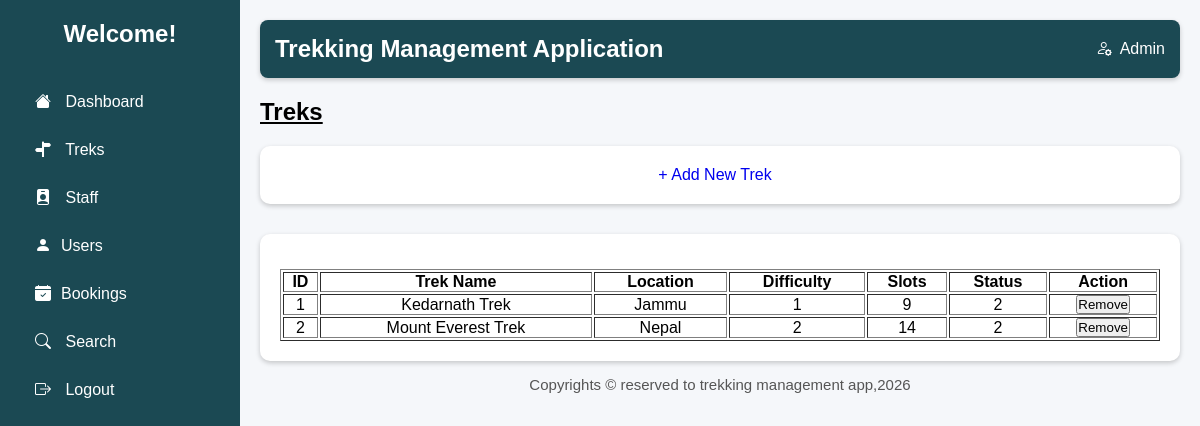
Page /manage_trek on the committed database.
### models.py (models this page shows)
class TrekDetails(db.Model):
    __tablename__='trek_details'
    trek_id=db.Column(db.Integer,primary_key=True,autoincrement=True)
    staff_id=db.Column(db.Integer,db.ForeignKey('trek_staff.staff_id'))
    trek_name=db.Column(db.String(100),nullable=False)
    location=db.Column(db.String(50),nullable=False)
    difficulty=db.Column(db.Integer,nullable=False) #0:'Easy',1:'Moderate',2:'Hard'
    duration_days=db.Column(db.Integer,nullable=False)
    available_slots=db.Column(db.Integer,nullable=False)
    start_date=db.Column(db.Date,nullable=False)
    end_date=db.Column(db.Date,nullable=False)
    status=db.Column(db.Integer,nullable=False) #0:Pending,1:Approved,2:Open,3:Closed,4:Completed
    description=db.Column(db.String)

### app.py (the view)
@app.route("/manage_trek")
def admin_mng_trek():
    trek_info=TrekDetails.query.all()
    return render_template("admin_manage_treks.html",trek_list=trek_info)

### templates/admin_manage_treks.html (shortened to what this page needs)
<!DOCTYPE html>
<html lang="en">
<head>
    <link rel="stylesheet" href="../static/main.css">
    <link rel="stylesheet" href="https://cdn.jsdelivr.net/npm/bootstrap-icons@1.11.3/font/bootstrap-icons.min.css">
</head>
<body>
    <div class="container">
        <div class="sidebar">
            <h2>Welcome!</h2>
          <ul>
                <li><a href="{{url_for('admin_dash')}}"><i class="bi bi-house-fill"></i> Dashboard</a></li>
                <li><a href="{{url_for('admin_mng_trek')}}"><i class="bi bi-signpost-split-fill"></i> Treks</a></li>
                <li><a href="{{url_for('admin_mng_staff')}}"><i class="bi bi-person-badge-fill"></i> Staff</a></li>
                <li><a href="{{url_for('admin_users')}}"><i class="bi bi-person-fill"></i>Users</a></li>
                <li><a href="{{url_for('admin_mng_bookings')}}"><i class="bi bi-calendar-check-fill"></i>Bookings</a></li>
               <li><a href="{{url_for('search')}}"><i class="bi bi-search"></i> Search</a></li>
                <li><a href="{{url_for('signin')}}"><i class="bi bi-box-arrow-right"></i> Logout</a></li>
            </ul>
        </div>
        <div class="main">
             <header>
                <h2>Trekking Management Application</h2>
                <div class="admin">
                    <i class="bi bi-person-gear"></i>
                     <span>Admin</span>
                </div>
            </header>
             <h2 class="title"><u>Treks</u></h2>
             <div class="card">
                <a href="{{url_for('admin_modify')}}" class="btn-add-trek">+ Add New Trek</a>
             </div>
             <div class="table-box">
             <table border="1">
                <tr>
                    <th>ID</th>
                    <th colspan="2">Trek Name</th>
                    <th>Location</th>
                    <th>Difficulty</th>
                    <th>Slots</th>
                    <th>Status</th>
                    <th>Action</th>
                </tr>
                {% for trek in trek_list %}
                <tr>
                    <td>{{trek.trek_id}}</td>
                    <td colspan="2">{{trek.trek_name}}</td>
                    <td>{{trek.location}}</td>
                    <td>{{trek.difficulty}}</td>
                    <td>{{trek.available_slots}}</td>
                    <td>{{trek.status}}</td>
                    <td>
                        <button type="submit">Remove</button>
                    </td>
                </tr>
                {% endfor %}
             </table>
            </div>
            <footer>
                Copyrights &copy; reserved to trekking management app,2026
            </footer>
        </div>
    </div>
</body>
</html>

### static/main.css (style rules this page uses)
html,body { height: 100%; margin: 0; background:#f4f4f4; }
* { margin:0; padding:0; box-sizing:border-box; font-family:Arial, sans-serif; }
header { background:#1B4953; color: white; padding:15px; border-radius:8px; box-shadow:0 2px 5px rgba(0,0,0,.2); justify-content: space-between; display: flex; }
.admin { display: flex; align-items: center; gap: 8px; }
footer { bottom: 0; left: 0; width: 100%; text-align:center; font-size:15px; color:#555; padding: 15px; }
.container { display:flex; }
.sidebar { width:240px; background:#1B4953; color:white; min-height:100vh; padding:20px; }
.sidebar h2 { text-align:center; margin-bottom:30px; }
.sidebar ul { list-style:none; }
.sidebar ul li { padding:15px; cursor:pointer; border-radius:5px; }
.sidebar i { margin-right:10px; }
.main { flex:1; padding:20px; }
.title { text-align:left; margin:20px 0; }
.card { background:white; padding:20px; border-radius:10px; text-align:center; box-shadow:0 2px 5px rgba(0,0,0,.2); }
.table-box { margin-top:30px; background:white; padding:20px; border-radius:10px; box-shadow:0 2px 5px rgba(0,0,0,.2); }
.table-box table { width:100%; margin-top:15px; }
table th { text-align: center; }
.btn-add-trek { text-decoration: none; margin-right: 10px; }
table td { text-align: center; }
li a { color: white; }
a { text-decoration: none; }
body { background-color: #f5f7fa; }

### rows in the picture
TrekDetails: trek_id "1", trek_name "Kedarnath Trek", location "Jammu", difficulty "1", available_slots "9", status "2"
TrekDetails: trek_id "2", trek_name "Mount Everest Trek", location "Nepal", difficulty "2", available_slots "14", status "2"
